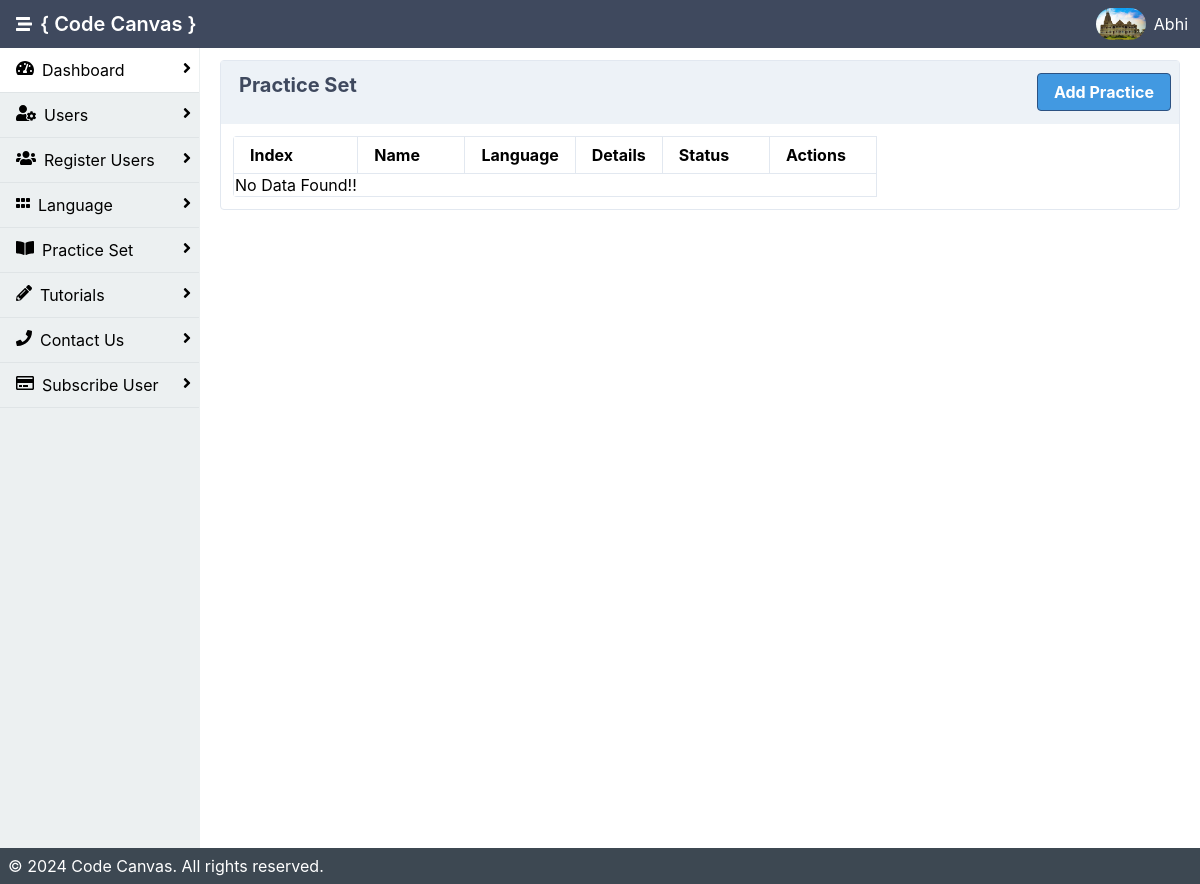
Page /admin/practice.php (signed in) on the earlier database version.
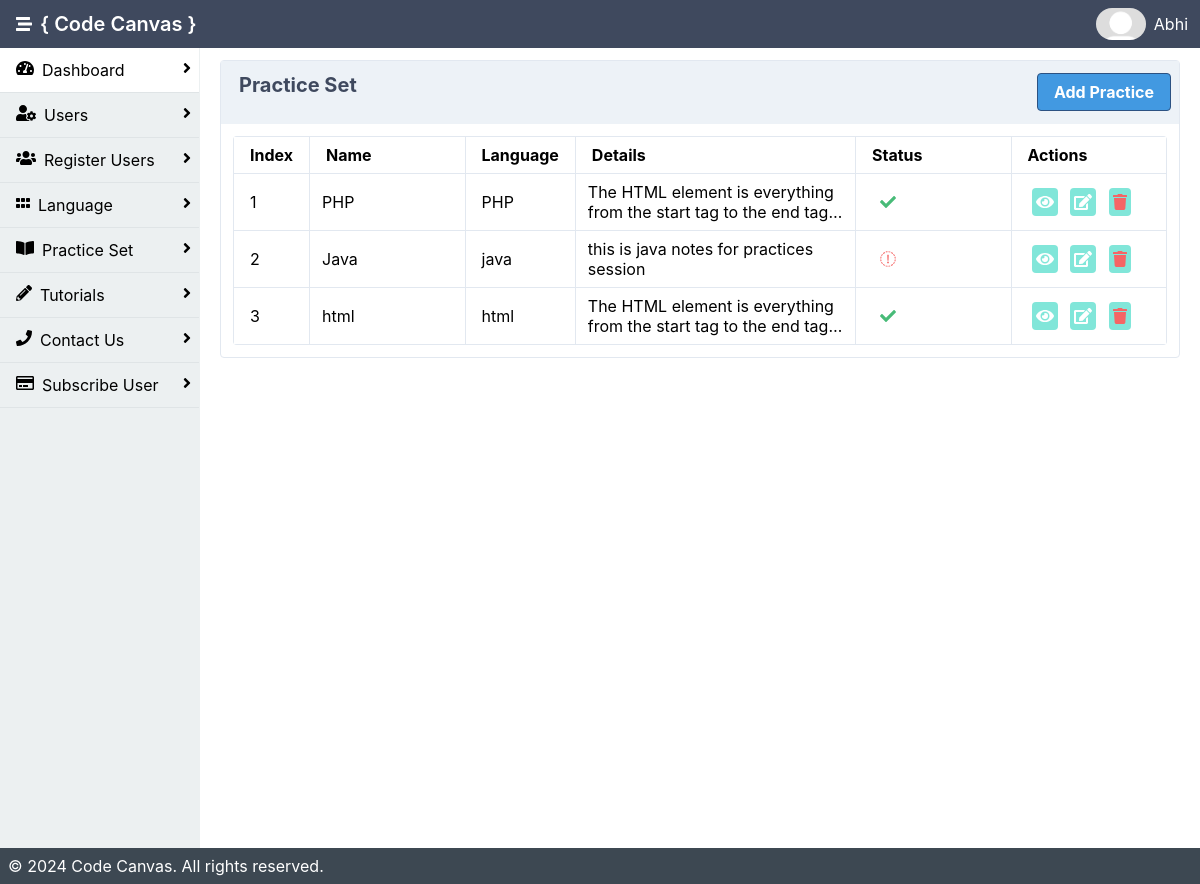
Same page on the later database version.
### tables this page shows
CREATE TABLE `user` (
  `user_id` int(11) NOT NULL,
  `u_image` varchar(200) DEFAULT NULL,
  `name` varchar(200) NOT NULL,
  `email` varchar(200) NOT NULL,
  `passwd` varchar(50) NOT NULL,
  `is_active` int(11) NOT NULL DEFAULT 0,
  `created_date` date NOT NULL DEFAULT current_timestamp(),
  `number` varchar(10) NOT NULL,
  `city` varchar(400) NOT NULL
);

CREATE TABLE `practice` (
  `id` int(200) NOT NULL,
  `prc_lang` varchar(200) NOT NULL,
  `prc_pdf` varchar(200) NOT NULL,
  `prc_name` varchar(200) NOT NULL,
  `detail` varchar(500) NOT NULL,
  `is_active` int(11) NOT NULL DEFAULT 0,
  `created_date` date NOT NULL DEFAULT current_timestamp()
);

### admin/practice.php (the view, shortened to what this page needs)
<?php
include 'inc/header.php';
$records_per_page = 8;
$current_page = isset($_GET['page']) ? $_GET['page'] : 1;
$start_from = ($current_page - 1) * $records_per_page;
$qry = "SELECT * FROM practice LIMIT $start_from, $records_per_page";
$data = mysqli_query($con, $qry);
$index_start = ($current_page - 1) * $records_per_page + 0;
?>
<!DOCTYPE html>
<html lang="en">
<div class="mx-auto bg-grey-400">
    <div class="min-h-screen flex flex-col">
        <div class="flex flex-1">
            <?php include 'inc/sidebar.php'; ?>
            <main class="bg-white-500 flex-1 p-3 overflow-hidden">
            <div class="flex flex-1  flex-col md:flex-row lg:flex-row mx-2">
                        <div class="mb-2 border-solid border-gray-300 rounded border shadow-sm w-full">
                        <div class="bg-gray-200 px-2 py-3 border-solid border-gray-200 border-b flex justify-between">
                        <span class="heder">Practice Set</span>
                        <a class="bg-blue-500 hover:bg-blue-800 text-white font-bold py-2 px-4 border border-blue-800 rounded" href="add_practice.php">Add Practice</a>
                    </div>
                            <div class="p-3">
                                <table class="table-responsive w-full rounded">
                                    <thead>
                                      <tr>
                                          <th class="border px-4 py-2">Index</th>
                                          <th class="border w-1/6 px-4 py-2">Name</th>
                                          <th class="border px-4 py-2">Language</th>
                                          <th class="border px-4 py-2">Details</th>
                                        <th class="border w-1/6 px-4 py-2">Status</th>
                                        <th class="border w-1/6 px-4 py-2">Actions</th>
                                      </tr>
                                    </thead>
                                    <tbody>
                                    <?php
                                    $i = $index_start;
                                    $co=0;
                                    if(mysqli_num_rows($data) > 0 ){
                                    while($result= mysqli_fetch_assoc($data)){
                                        $i++;
                                        $popup_container = "popup-container".$i;
                                    ?>
                                        <tr>
                                            <td class="border px-4 py-2"><?php echo $i;?></td>
                                            <td class="border px-3 py-2"><?php echo $result['prc_name'];?></td>
                                            <td class="border px-4 py-2"><?php echo $result['prc_lang'];?></td>
                                            <td class="border px-3 py-2"><p class="textwrap"><?php echo strip_tags($result['detail']);?></p></td>
                                            <td class="border px-4 py-2"><?php if($result['is_active'] == 1){?>
                                                <i class="fa fa-check text-green-500 mx-2"></i>
                                                <?php }else{ ?>
                                                    <i class="fa fa-close text-red-500 mx-2"></i>
                                                <?php }?></td>
                                            <td class="border px-4 py-2">
                                            <a class="bg-teal-300 cursor-pointer rounded p-1 mx-1 text-white">
                                                        <i class="fas fa-eye" onclick="openPopup('<?php echo $popup_container; ?>')"></i></a>
                                                <a class="bg-teal-300 cursor-pointer rounded p-1 mx-1 text-white" href="edit_prac.php?prcid=<?php echo $result['id']; ?>">
                                                        <i class="fas fa-edit"></i></a>
                                                <a class="bg-teal-300 cursor-pointer rounded p-1 mx-1 text-red-500" href="delete.php?prcid=<?php echo $result['id']; ?>">
                                                        <i class="fas fa-trash"></i>
                                                </a>
                                            </td>
                                        </tr>
                                        <?php $co++; } }else{
                                            ?>
                        <tr class="border"><td>No Data Found!!</td></tr>
                                            <?php
                    }?>
                                    </tbody>
                                </table>
                            </div>
                        </div>
                    </div>
                    <div class="p-3">
                        </div>
                </div>
        </div>
        <?php include 'inc/footer.php'; ?>
    </div>
</body>
</html>

### admin/inc/header.php (shortened to what this page needs)
<?php
include 'db.php';
$userid = $_SESSION["userid"];
$name = $_SESSION["name"];
$qry = "SELECT * FROM user WHERE user_id= '".$userid."'";
$res = mysqli_query($con , $qry);
$data = mysqli_fetch_assoc($res);
$image = "uploads/".$data['u_image'];
?>
<html lang="en">
<head>
    <link rel="stylesheet" href="./dist/styles.css">
    <link rel="stylesheet" href="https://cdnjs.cloudflare.com/ajax/libs/font-awesome/4.7.0/css/font-awesome.min.css">
</head>
<body>
<header class="bg-nav">
            <div class="flex justify-between">
                <div class="p-1 mx-3 inline-flex items-center">
                    <i class="fas fa-stream text-white" onclick="sidebarToggle()"></i>
                    <h1 class="text-white p-2">{ Code Canvas }</h1>
                </div>
                <div class="p-1 flex flex-row items-center">
                    <?php if(isset($data['u_image']) && file_exists($image)){
                                                    ?>
                    <img onmouseover="profileToggle()" class="inline-block h-8 rounded-full" src="<?php echo 'uploads/'.$data['u_image'];?>" alt="">
                    <?php }else{ ?>
                                                    <img src="uploads/images.png" onmouseover="profileToggle()" class="inline-block h-8 rounded-full"></img>
                                                    <?php } ?>
                    <a href="#" onmouseover="profileToggle()" onmouseout="profileToggle()" class="text-white p-2 no-underline hidden md:block lg:block"><?php echo $name; ?></a>
                </div>
            </div>
        </header>

### admin/inc/sidebar.php (shortened to what this page needs)
<aside id="sidebar" class="bg-side-nav w-1/2 md:w-1/6 lg:w-1/6 border-r border-side-nav hidden md:block lg:block">
    <ul class="list-reset flex flex-col">
        <a href="index.php"
                       class="font-sans no-underline">
        <li class=" w-full h-full py-3 px-2 border-b border-light-border bg-white">
                            <i class="fas fa-tachometer-alt float-left mx-2"></i>
                            Dashboard
                            <span><i class="fa fa-angle-right float-right"></i></span>
                        </li>
                    </a>
                    <a href="users.php"
                       class="font-sans no-underline">
                    <li class="w-full h-full py-3 px-2 border-b border-light-border">
                            <i class="fas fa-user-cog float-left mx-2"></i>
                            Users
                            <span><i class="fa fa-angle-right float-right"></i></span>
                        </li>
                    </a>
                    <a href="reg_user.php"
                       class="font-sans no-underline">
                    <li class="w-full h-full py-3 px-2 border-b border-light-border">
                            <i class="fa fa-users float-left mx-2"></i>
                            Register Users
                            <span><i class="fa fa-angle-right float-right"></i></span>
                        </li>
                    </a>
                    <a href="lang.php"
                       class="font-sans no-underline">
                    <li class="w-full h-full py-3 px-2 border-b border-light-border">
                            <i class="fas fa-grip-horizontal float-left mx-2"></i>
                            Language
                            <span><i class="fa fa-angle-right float-right"></i></span>
                        </li>
                    </a>
                    <a href="Practice.php"
                       class="font-sans no-underline">
                    <li class="w-full h-full py-3 px-2 border-b border-light-border">
                            <i class="fas fa-book-open float-left mx-2"></i>
                            Practice Set
                            <span><i class="fa fa-angle-right float-right"></i></span>
                        </li>
                    </a>
                    <a href="tutorials.php"
                    class="font-sans no-underline">
                    <li class="w-full h-full py-3 px-2 border-b border-light-border">
                        <i class="fas fa-pencil-alt float-left mx-2"></i>
                        Tutorials
                        <span><i class="fa fa-angle-right float-right"></i></span>
                    </li>
                </a>
                <a href="contact.php"
                class="font-sans no-underline">
                <li class="w-full h-full py-3 px-2 border-b border-light-border">
                    <i class="fas fa-phone float-left mx-2"></i>
                    Contact Us
                    <span><i class="fa fa-angle-right float-right"></i></span>
                </li>
            </a>
            <a href="pay.php"
            class="font-sans no-underline">
            <li class="w-full h-full py-3 px-2 border-b border-light-border">
                <i class="far fa-credit-card float-left mx-2"></i>
                Subscribe User
                <span><i class="fa fa-angle-right float-right"></i></span>
            </li>
        </a>
                </ul>
            </aside>

### admin/inc/footer.php
<footer class="bg-grey-darkest text-white p-2">
            <div class="flex flex-1 mx-auto">&copy; 2024 Code Canvas. All rights reserved.</div>
        </footer>

### admin/practice.php (style rules this page uses)
.textwrap { max-height: 4em; overflow: hidden; text-overflow: ellipsis; display: -webkit-box; -webkit-line-clamp: 2; -webkit-box-orient: vertical; }

Differences in the rows shown:
no longer on this page (row edited): user: u_image (picture)
added practice: prc_name "PHP", prc_lang "PHP", detail "The HTML element is everything from the start tag to the end…", is_active 1 (drawn)
added practice: prc_name "Java", prc_lang "java", detail "this is java notes for practices session", is_active 0 (drawn)
added practice: prc_name "html", prc_lang "html", detail "The HTML element is everything from the start tag to the end…", is_active 1 (drawn)
Other differences:
text no longer shown: "No Data Found!!"
